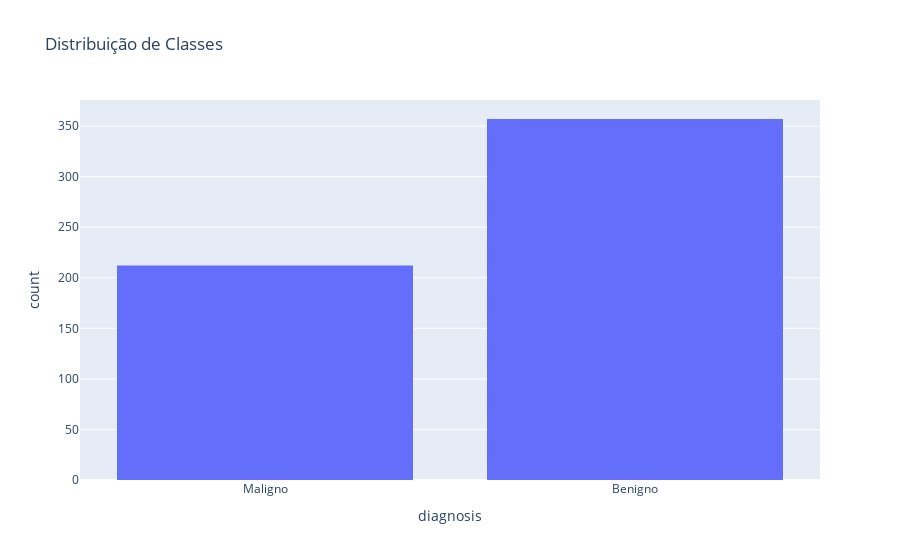

The cell this chart's notebook holds for it:
### Code cell
px.histogram(df_dataset, x='diagnosis', title='Distribuição de Classes')

### Figure 1 — Plotly figure (JSON) as saved in the notebook; plotly's stock layout.template omitted (floating-point values rounded to 4 significant figures; data arrays with more than 128 entries replaced by an {"elided": "..."} marker saying what was removed)
{"data": [{"bingroup": "x", "hovertemplate": "diagnosis=%{x}<br>count=%{y}<extra></extra>", "legendgroup": "", "marker": {"color": "#636efa", "pattern": {"shape": ""}}, "name": "", "orientation": "v", "showlegend": false, "type": "histogram", "x": {"elided": "569 str values"}, "xaxis": "x", "yaxis": "y"}], "layout": {"barmode": "relative", "legend": {"tracegroupgap": 0}, "title": {"text": "Distribuição de Classes"}, "xaxis": {"anchor": "y", "domain": [0, 1], "title": {"text": "diagnosis"}}, "yaxis": {"anchor": "x", "domain": [0, 1], "title": {"text": "count"}}}}
